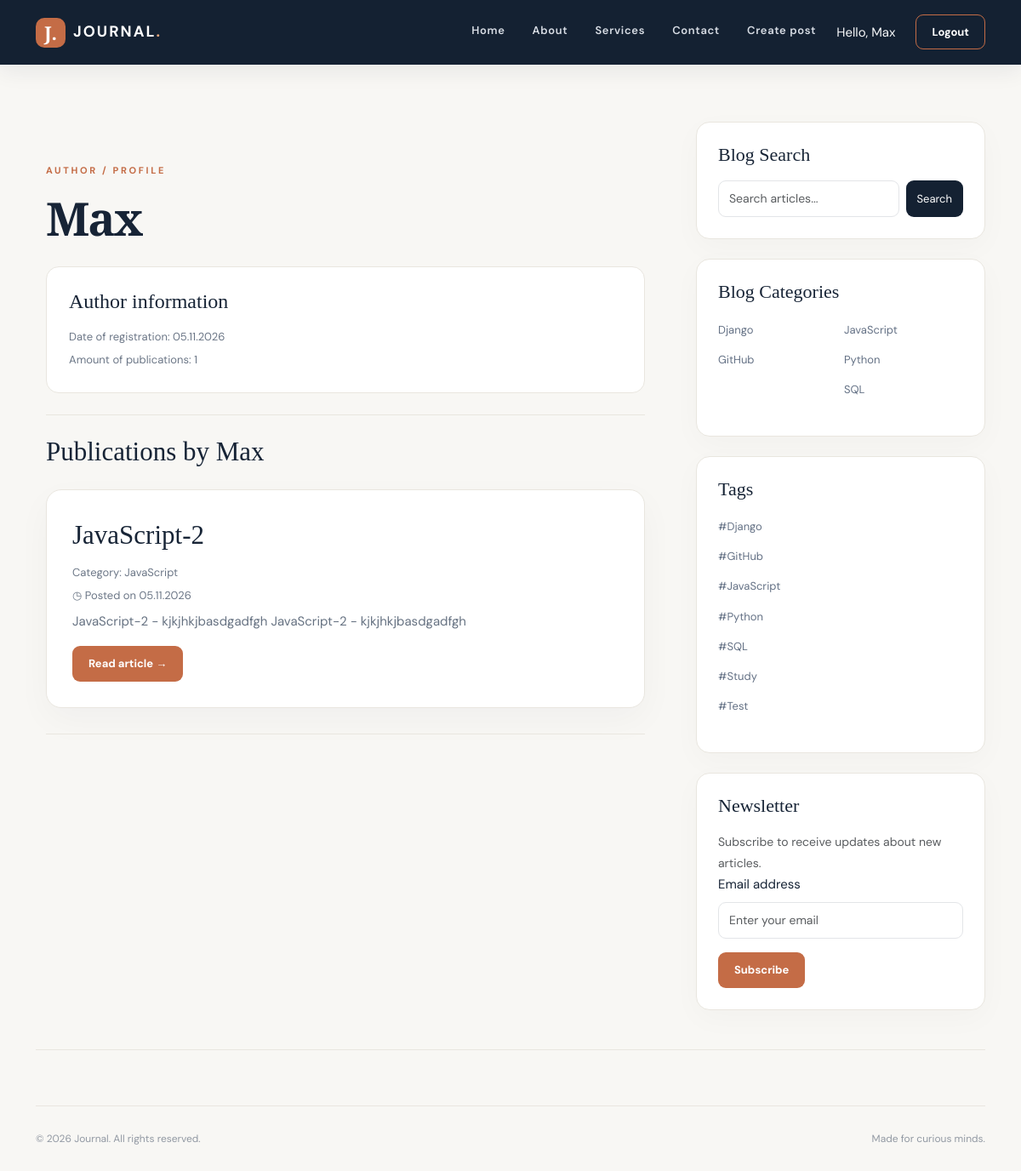
The page /profile/4/ on the database its author committed.
### blog/models.py (models this page shows, shortened)
class Post(models.Model):
    title = models.CharField(max_length=200, verbose_name='Заголовок', unique=True)
    content = models.TextField(verbose_name='Вміст')
    published_date = models.DateTimeField(auto_now_add=True, verbose_name='Дата публікації')
    category = models.ForeignKey(Category, on_delete=models.CASCADE, verbose_name='Категорія')
    user = models.ForeignKey(User, on_delete=models.CASCADE, verbose_name='Автор')
    tags = models.ManyToManyField(Tag, blank=True, verbose_name='Тег')
    image = models.ImageField(upload_to='posts/', verbose_name='Обкладинка')
    class Meta:
        ordering = ['-published_date']
        verbose_name = 'Публікація'
        verbose_name_plural = 'Публікації'

class Category(models.Model):
    name = models.CharField(max_length=100, verbose_name='Назва')
    def __str__(self):
        return self.name
    class Meta:
        ordering = ['name']
        verbose_name = 'Категорія'
        verbose_name_plural = 'Категорії'

class Tag(models.Model):
    name = models.CharField(max_length=30, unique=True, verbose_name='Назва')
    class Meta:
        ordering = ['name']
        verbose_name = 'Тег'
        verbose_name_plural = 'Теги'

### blog/views.py (the view)
# urls.py: path('profile/<int:user_id>/', views.profile_detail, name='profile_detail'),
def profile_detail(request, user_id):
    user = get_object_or_404(User, id=user_id)
    posts = Post.objects.filter(user=user)
    context = {'user': user, 'posts': posts, 'tags': Tag.objects.all()}
    context.update(get_categories())
    return render(request, 'blog/profile.html', context)

### blog/views.py (called while the page is built)
def get_categories():
    categories = Category.objects.all()
    first_half = Category.objects.all()[:len(categories) // 2]
    second_half = Category.objects.all()[len(categories) // 2:]
    return {'categories' : first_half, 'categories2': second_half}

### templates/blog/profile.html
{% extends 'base.html' %}
{% block content %}
<div class="container mt-5">
    <div class="eyebrow mb-3">AUTHOR / PROFILE</div>
    <h1 class="article-title">{{ user.username }}</h1>
    <div class="comment-box">
        <h4 class="mb-3">Author information</h4>
        <p class="byline">
            Date of registration: {{ user.date_joined|date:"d.m.Y" }}
        </p>
        <p class="byline mb-0">
            Amount of publications: {{ posts.count }}
        </p>
    </div>
    <hr class="soft-divider"/>
    <h2 class="post-title mb-4">
        Publications by {{ user.username }}
    </h2>
    {% for post in posts %}
        <section class="post-card">
            <h3 class="post-title">
                <a href="{% url 'blog:post_detail' post.id %}">
                    {{ post.title }}
                </a>
            </h3>
            <p class="byline">
                Category: {{ post.category }}
            </p>
            <p class="byline">
                ◷ Posted on {{ post.published_date|date:"d.m.Y" }}
            </p>
            <p>{{ post.content|truncatewords:20 }}</p>
            <a class="btn btn-accent"
               href="{% url 'blog:post_detail' post.id %}">
                Read article →
            </a>
        </section>
    {% empty %}
        <p class="text-muted">
            This author has no publications yet.
        </p>
    {% endfor %}
    <hr class="soft-divider"/>
</div>
{% endblock %}

### templates/base.html (shortened to what this page needs)
<!DOCTYPE html>
<html lang="en">
<head>
    {% load static %}
    <link href="https://cdn.jsdelivr.net/npm/bootstrap@5.3.3/dist/css/bootstrap.min.css" rel="stylesheet"/>
    <link href="{% static 'blog/css/site.css' %}" rel="stylesheet"/>
</head>
<body>
{% include 'blog/navbar.html' %}
<div class="container page-container">
    <div class="row g-5">
        <div class="col-lg-8">
            {% block content %} {% endblock %}
        </div>
        <div class="col-lg-4">
            <div class="sidebar-card">
                <h4 class="sidebar-heading">Blog Search</h4>
                <div class="input-group">
                    <form method="get" class="d-flex gap-2 w-100">
                        <input aria-label="Search articles"
                               class="form-control"
                               placeholder="Search articles..."
                               type="text"
                               value="{{ query }}"
                               name="q"/>
                        <button class="btn btn-search" type="submit">
                            Search
                        </button>
                    </form>
                </div>
            </div>
            <div class="sidebar-card">
                <h4 class="sidebar-heading">Blog Categories</h4>
                <div class="row g-2">
                    <div class="col-6">
                        <ul class="list-unstyled category-list">
                            {% for category in categories %}
                                <li>
                                    <a href="{% url 'blog:index' %}?category={{ category.id }}">
                                        {{ category.name }}
                                    </a>
                                </li>
                            {% empty %}
                                <p>Категорій немає</p>
                            {% endfor %}
                        </ul>
                    </div>
                    <div class="col-6">
                        <ul class="list-unstyled category-list">
                           {% for category in categories2 %}
                                <li>
                                    <a href="{% url 'blog:index' %}?category={{ category.id }}">
                                        {{ category.name }}
                                    </a>
                                </li>
                            {% empty %}
                                <p>Категорій немає</p>
                            {% endfor %}
                        </ul>
                    </div>
                </div>
            </div>
            <div class="sidebar-card">
                <h4 class="sidebar-heading">Tags</h4>
                <ul class="list-unstyled category-list">
                   {% for tag in tags %}
                        <li><a href="#">#{{ tag.name }}</a></li>
                    {% empty %}
                        <p>Тегів немає</p>
                    {% endfor %}
                </ul>
            </div>
            <div class="sidebar-card">
                <h4 class="sidebar-heading">Newsletter</h4>
                <p class="text-muted">
                    Subscribe to receive updates about new articles.
                </p>
                <form method="post" action="{% url 'blog:subscribe' %}">
                    <div class="mb-3">
                        <label for="subscriber-email" class="form-label">
                            Email address
                        </label>
                        <input type="email"
                               id="subscriber-email"
                               name="email"
                               class="form-control"
                               placeholder="Enter your email"
                               required>
                    </div>
                    <button type="submit" class="btn btn-accent">
                        Subscribe
                    </button>
                </form>
            </div>
        </div>
    </div>
    <hr class="soft-divider"/>
    <footer class="site-footer">
        <div class="d-flex flex-wrap justify-content-between gap-2">
            <span>© 2026 Journal. All rights reserved.</span><span>Made for curious minds.</span></div>
    </footer>
</div>
</body>
</html>

### templates/blog/navbar.html (shortened to what this page needs)
<nav class="navbar navbar-expand-lg navbar-dark fixed-top site-navbar" role="navigation">
    <div class="container"><a class="navbar-brand" href="{% url 'blog:index' %}"><span class="brand-mark">J.</span> JOURNAL<span
            class="brand-dot">.</span></a>
        <div class="collapse navbar-collapse" id="mainNav">
            <ul class="navbar-nav ms-auto gap-lg-3">
                <li class="nav-item"><a class="nav-link" href="{% url 'blog:index' %}">Home</a></li>
                <li class="nav-item"><a class="nav-link" href="#about">About</a></li>
                <li class="nav-item"><a class="nav-link" href="#services">Services</a></li>
                <li class="nav-item"><a class="nav-link" href="{% url 'blog:contact' %}">Contact</a></li>
                <li class="nav-item"><a class="nav-link" href="{% url 'blog:post_create' %}">Create post</a></li>
                {% if user.is_authenticated %}
                    <span class="navbar-text text-light me-2">
                        Hello, {{ user.username }}
                    </span>
                    <form method="post" action="{% url 'blog:logout' %}">
                        <button class="btn btn-outline-accent" type="submit">
                            Logout
                        </button>
                    </form>
                {% endif %}
            </ul>
        </div>
    </div>
</nav>

### static/blog/css/site.css (style rules this page uses)
:root { --ink:#172436;--muted:#6c7787;--accent:#c46c46;--paper:#f8f7f4;--line:#e9e6df }
* { box-sizing:border-box }
html { scroll-behavior:smooth }
body { background:var(--paper);color:var(--ink);font-family:'DM Sans',Arial,sans-serif;line-height:1.75;font-size:15px;padding-top:88px }
a { color:var(--accent);text-decoration:none;transition:color .2s }
.site-navbar { background:#142132;min-height:76px;box-shadow:0 8px 24px #14213212 }
.navbar-brand { font-weight:700;letter-spacing:2px;font-size:18px;display:flex;align-items:center;gap:9px }
.brand-mark { background:var(--accent);color:#fff;width:35px;height:35px;display:inline-flex;align-items:center;justify-content:center;border-radius:10px;letter-spacing:0;font-family:'Playfair Display',serif;font-size:22px }
.brand-dot { color:#e8a77c;margin-left:-9px }
.navbar .nav-link { color:#d7dce4!important;font-size:13px;letter-spacing:.05em;font-weight:600 }
.page-container { padding-top:55px }
.eyebrow { font-size:11px;letter-spacing:.24em;font-weight:700;color:var(--accent);text-transform:uppercase }
.page-title,.article-title { font-family:'Playfair Display',Georgia,serif;font-size:clamp(2.7rem,5vw,4.5rem);line-height:1.14;font-weight:600;letter-spacing:-.04em;margin:0 0 38px }
.post-card { background:#fff;border:1px solid var(--line);border-radius:18px;padding:28px 30px 30px;margin-bottom:30px;box-shadow:0 14px 40px #1c273309;transition:transform .2s,box-shadow .2s }
.post-title { font-family:'Playfair Display',Georgia,serif;font-size:31px;line-height:1.3;margin:5px 0 12px }
.post-title a { color:var(--ink) }
.byline { font-size:13px;color:var(--muted);margin-bottom:5px }
.post-card>p:not(.byline) { color:#667282 }
.soft-divider { border:0;border-top:1px solid var(--line);opacity:1;margin:23px 0 }
.btn-accent { background:var(--accent);color:#fff;border:0;border-radius:9px;padding:11px 19px;font-weight:700;font-size:13px }
.sidebar-card { background:#fff;border:1px solid var(--line);border-radius:16px;padding:25px;margin-bottom:23px;box-shadow:0 10px 35px #1c273307 }
.sidebar-heading { font-family:'Playfair Display',serif;font-size:22px;margin-bottom:17px }
.form-control { border:1px solid #e3e5e8;border-radius:9px;min-height:43px;font-size:14px }
.btn-search { background:#142132; color:#fff; border-radius:9px; font-size:13px; padding:10px 18px font-weight: 600; }
.category-list li { margin-bottom:9px }
.category-list a { color:#647185;font-size:13px }
.sidebar-card p { color:#6d7886;font-size:14px;margin:0 }
.article-title { font-size:clamp(2.8rem,4.5vw,4rem);margin-bottom:15px }
.comment-box { padding:26px;background:#fff;border:1px solid var(--line);border-radius:15px;margin:25px 0 }
.comment-box h4 { font-family:'Playfair Display',serif;font-size:24px }
.site-footer { margin:65px 0 35px;border-top:1px solid var(--line);padding-top:28px;color:#9299a3;font-size:12px }

### templates/base.html (style rules this page uses)
.btn-outline-accent { background: transparent; color: #fff; border: 1px solid #c46c46; border-radius: 9px; padding: 10px 18px; font-weight: 700; font-size: 13px; }

### rows shown on the page
Post: title "JavaScript-2", category "JavaScript", published_date "05.11.2026", content "JavaScript-2 - kjkjhkjbasdgadfgh JavaScript-2 - kjkjhkjbasdgadfgh"
Category: name "Django"
Category: name "GitHub"
Category: name "JavaScript"
Category: name "Python"
Category: name "SQL"
Tag: name "Django"
Tag: name "GitHub"
Tag: name "JavaScript"
Tag: name "Python"
Tag: name "SQL"
Tag: name "Study"
Tag: name "Test"

### other values the page prints
{{ user.username }} "Max"
{{ user.date_joined|date:"d.m.Y" }} "05.11.2026"
{{ posts.count }} "1"
